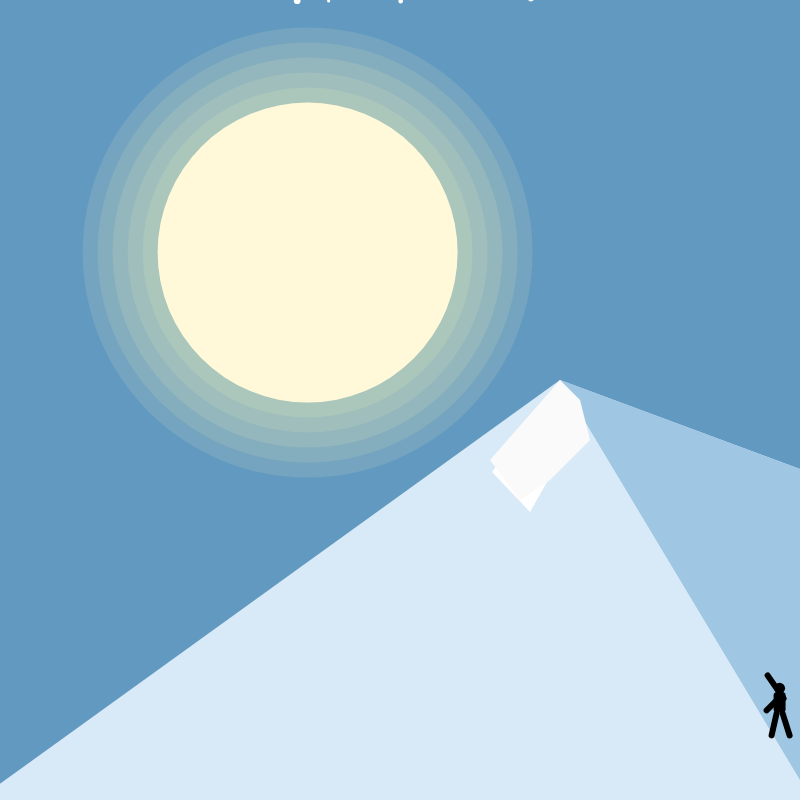
Frame 1 (no input)
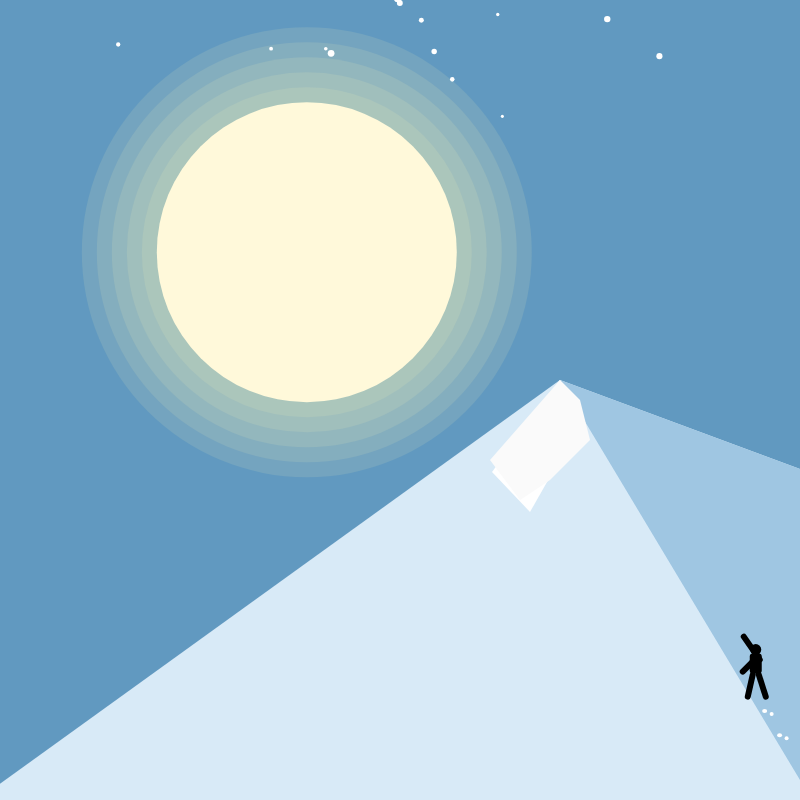
Frame 60 (no input)
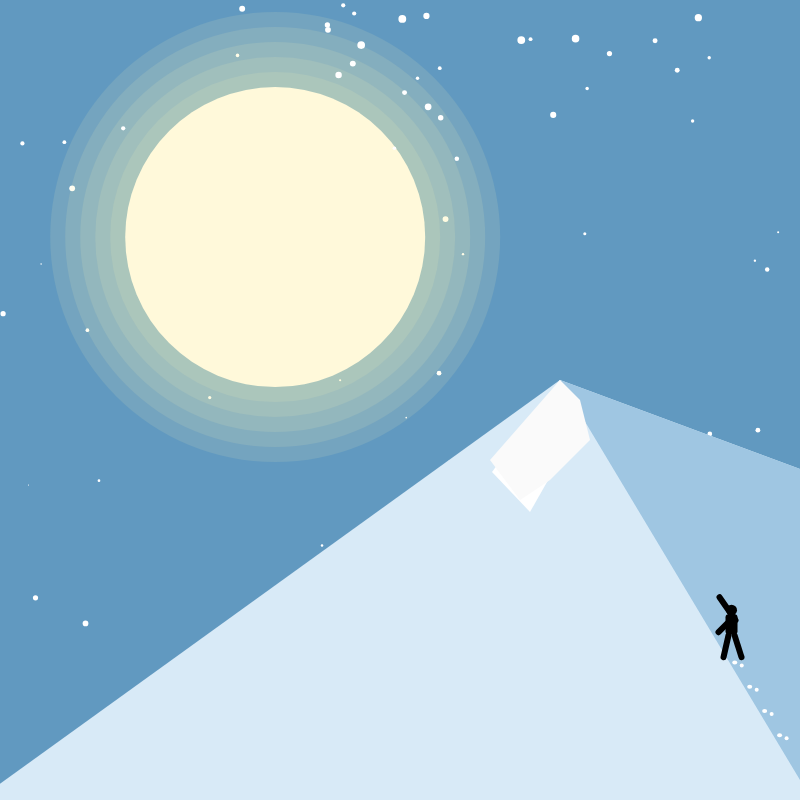
Frame 120 (the mouse pressed at the canvas centre since frame 60)

The p5.js sketch that drew these frames (run headless with seeded random() and noise() and a simulated clock; from frame 60 on, the mouse is pressed at the canvas centre):

// p5.js sketch
// ── sketch.js
// Adjective: AMBITIOUS :)
// Creative direction: Reaching for the moon

// ----------------------- MY VARIABLES -----------------------
// COLORS
let sky = "#6199C0";
let moon = "#FFF9DA";
let mtn = "#D2E4F2";
let darkersky = "#2B4A6B";

// STARS
let x, y, diameter; // x & y = where star gets drawn

// SNOW
let snowflakes = []; //array (list that stores a lot of snowflake objects)

// MOON POSITION + SIZE
let moonDefaultY = 250;
let moonDefaultX = 300;
let moonR = 150; //radius
let moonCX, moonCY; //moon's actual position adjusted by mouse
let ropeAnchorX, ropeAnchorY; // point on moon where rope goes
let moonGlow = 1; // ctrl glow brightness - goes to 4 when mouse is closer

// MOUNTAIN PEAK X/Y COORDINATES
let peakX = 560;
let peakY = 380;

// FOOTSTEPS
let footsteps = []; // empty array: fills up with Footstep objects as the person moves up
let lastFootX = -999; // x of most recent footstep
let lastFootY = -999; // y

// MOON MOVING STATE tracking how far moon drifted
let escapeX = 0; // horizontal
let escapeY = 0; // vertical

// CLIMBER CURRENT POSITION START IN BOTTOM RIGHT CORNER
let climberX = 800;
let climberY = 800;

// TIME FOR CLIMB + ROPE
let startTime;
let ropeExtension = 0; // will track how much of the rope is avail: 0 = no, 1 = yes

// CLIMBING PATH is an array that will define the figure's movement in timed segments
// Each row is one segment: [ startMs, endMs, fromX, fromY, toX, toY ]
// elapsed time (millis() - startTime) tells us which segment we're in
// The figure lerp() slides from (fromX,fromY) to (toX,toY) over that time range
// When fromX/fromY == toX/toY, the position doesn't change — that's the explicit pause

let climbingPath = [
  [0, 3300, 780, 720, 700, 590], // 0–3.3s: climber moves from (780,720) to (700,590)
  [3300, 5300, 700, 590, 700, 590], // 3.3–5.3s: pause
  [5300, 8300, 700, 590, 635, 472], // 5.3–8.3s: second climb
  [8300, 10300, 635, 472, 635, 472], // 8.3–10.3s: hold still again
  [10300, 13300, 635, 472, 560, 390], // 10.3–13.3s: last climb to top
];

const CLIMB_END = 13300; // after 13.3s the climber locks onto the peak and stops moving
const ROPE_START = 15000; // rope doesn't appear until 15s
const ROPE_MOVING = 10000; // will take rope 10 seconds to reach moon


// ----------------------- FOOTSTEP CLASS -----------------------
// a class will help me create multiple similar objects
// whenever a "new Footstep()" is called, it makes one footstep mark with its own x/y

class Footstep {
  constructor(fx, fy) {
    // constructor runs automatically when a new Footstep is created new Footstep(fx, fy)
    this.x = fx; // store x pos passed in this is where the footstep appears horizontally
    this.y = fy; // store y pos passed in vertically
  }

  show() {
    // show() draws this specific footstep onto the canvas each frame
    noStroke();
    fill("#FFFFFF");
    ellipse(this.x, this.y, 5, 4); //left foot, 5px wide, 4 px tall
    ellipse(this.x + 7, this.y + 3, 4); // right foot: shifted 7px to the right and 3px lower so the two feet look staggered
  }
}

// ---------------SNOWFLAKE CLASS-----------------------
// Defines the properties of each snow particle
// Each snowflake has a position, size, color, + motion
// When new Snowflake() is called, constructor initializes these

class Snowflake {
  constructor() {
    //Runs automatically whenever a new Snowflake is created
    this.posX = 0; //Starting horizontal position of snowflake
    this.posY = random(-height, 0); //random(-height, 0) puts the snowflake somewhere above the canvas to start
    this.initialAngle = random(TWO_PI); // random starting angle for drifting motion
    this.size = random(3, 8); //size of snowflakes vary between 3 - 8
    this.radius = random(400); //sets how far the snowflake can drift sideways
  }

  update(time) {
    // Defining angular speed (degrees / second)
    let angularSpeed = 1;
    // Calculating the current angle
    let angle = this.initialAngle + angularSpeed * time;
    //X position follows sin wave
    this.posX = width / 2 + this.radius * sin(angle);
    this.posY += 6 / this.size; // smaller flakes fall slower
    // When snowflake reaches the bottom, move to top
    if (this.posY > height) {
      this.posY = -50;
    }
  }
  show() {
    noStroke();
    fill("#FFFFFF");
    ellipse(this.posX, this.posY, this.size);
  }
}

// ---------------ROPE ANCHOR-----------------------
// finds point on moon where rope connects
// called every frame bc the moon moves, and this point needs to update
function updateRope() {
  ropeAnchorX = moonCX + moonR * 0.8; //anchoring point to moon edge
  ropeAnchorY = moonCY + moonR * 0.6; //vertical position
}

// ---------------ARRAYS-----------------------
// Creates all 120 snowflake objects and stores them in the snowflakes array
function buildArrays() {
  snowflakes = []; //reset snowflake list
  for (let i = 0; i < 120; i++) snowflakes.push(new Snowflake()); // loop runs 120x
}

//-------------------SETUP-------------------
function setup() {
  createCanvas(800, 800);
  moonCX = moonDefaultX; // set moon's actual x to its default x
  moonCY = moonDefaultY;
  startTime = millis(); // here we'll record the millisecond this starts
  updateRope();
  buildArrays();
}

// MOVING MOON AWAY FROM MOUSE
// MOVING MOON AWAY FROM MOUSE
function updateMoon() {
  //D is the distance between mouse & moon center
  let d = dist(mouseX, mouseY, moonCX, moonCY);
  //When the mouse is close, strength is high; When far, strength weakens to 0
  let fStrength = map(d, 0, moonR * 3, 1, 0, true);
  //Direction from mouse toward the moon
  let fx = moonCX - mouseX;
  let fy = moonCY - mouseY;
  let fmag = sqrt(fx * fx + fy * fy) || 1; // avoid dividing by 0!
  //How much the moon should move away from the mouse
  escapeX = (fx / fmag) * fStrength * moonR * 0.5;
  escapeY = (fy / fmag) * fStrength * moonR * 0.2;
  //Setting moon's current position based on its default position + how far it has moved while moving away from mouse
  moonCX = moonDefaultX + escapeX;
  moonCY = moonDefaultY + escapeY;
  updateRope();
}

// ------------------- UPDATE CLIMBER -------------------
// runs every frame & figures out where climber shd be
function updateClimber() {
  let elapsed = millis() - startTime; //ms since sketch started

  for (let s of climbingPath) {
    let startMs = s[0],
      endMs = s[1];
    let fromX = s[2],
      fromY = s[3];
    let toX = s[4],
      toY = s[5];

    if (elapsed >= startMs && elapsed <= endMs) {
      let t = (elapsed - startMs) / (endMs - startMs);
      climberX = lerp(fromX, toX, t); // lerp from fromX to toX
      climberY = lerp(fromY, toY, t);
      return;
    }
  }

  // if we passed all time, put climber at top of mountain
  climberX = peakX;
  climberY = peakY;
}

// ------------------- DRAW -------------------
function draw() {
  print(mouseX, mouseY);
  updateMoon();
  updateClimber();
  background(sky);

  // STARS
  if (frameCount % 8 === 0) {
    noStroke();
    fill("#FFFFFF");
    let i = 0;
    while (i < 40) { //loop runs 40x to make 40 stars
      x = random(800); //pick random position
      y = random(800 * 0.8); // only in the sky area
      size1 = random(1, 6); //random star size between 1 & 6 px
      ellipse(x, y, size1, size1);
      i++; //increase i so eventually it stops
    }
  }

  drawMoon(moonCX, moonCY, moonR); // draw the moon at its current position; x, y, and radius
  drawMountain(peakX, peakY); // draw mountain with peak coordinates

  // FOOTSTEPS LOOP
  for (let i = 0; i < footsteps.length; i++) {
    footsteps[i].show();
  }

  // ADD NEW FOOTSTEP if the climber has moved enough since the last one
  let moved = dist(climberX, climberY, lastFootX, lastFootY);
  let elapsed = millis() - startTime;
  if (moved > 28 && elapsed < CLIMB_END) {
    footsteps.push(new Footstep(climberX, climberY + 16));
    lastFootX = climberX;
    lastFootY = climberY;
  }

  // FIGURE
  push(); // push saves the current state
  fill("#000000");
  translate(climberX, climberY);
  noStroke();
  rectMode(CENTER);
  rect(0, -17, 12, 20, 3);
  ellipse(0, -31, 11);
  stroke("#000000");
  strokeWeight(6);
  strokeCap(ROUND);
  noFill();
  line(4, -21, -12, -44);
  line(-4, -18, -13, -9);
  line(-3, -6, -8, 16);
  line(3, -6, 10, 16);
  rectMode(CORNER);
  pop();

  // ROPE
  if (elapsed >= ROPE_START) {
    ropeExtension = min((elapsed - ROPE_START) / ROPE_MOVING, 1.0);
    drawRope(); // draw how much of the rope is currently visible
  }

  // SNOWFLAKES — update and draw every flake each frame
  let currentTime = frameCount / 60; // convert frame count to seconds (60fps) so snow speed is time-based, not frame-rate-based
  for (let f of snowflakes) {
    // loop through every Snowflake object in the array
    f.update(currentTime); // move this snowflake based on how many seconds have passed
    f.show(); // draw this snowflake at its new position
  }
}

// DRAW MOON (x position, y position, and radius as parameters)
function drawMoon(x, y, r) {
  //GLOW (Transparent circles around moon)
  noStroke();
  for (let i = 5; i > 0; i--) {
    //Loop runs 5 times, each circle gets a bit bigger to create a halo effect
    fill(255, 240, 180, 30); //30 opacity
    ellipse(x, y, r * 2 + i * 30); //i * 30 increases the size of each glow ring
  }
  fill(moon);
  ellipse(x, y, r * 2);
}

// ------------------- DRAW ROPE -------------------
// Using a quadratic bezier curve for an arc so it looks more like a rope; instead of drawing the whole curve at once, I split it into a bunch of tiny segments (like 30); then I draw little lines between each point so it looks smooth
// ropeExtension (0 to 1) controls how much of the rope is visible and grows frame by frame

function drawRope() {
  let handX = peakX - 10; // x of the climber's raised hand
  let handY = peakY - 40; // y of the raised hand
  let midX = (handX + ropeAnchorX) / 2; // midpoint x between hand & moon anchor, ctrl point
  let midY = (handY + ropeAnchorY) / 2 - 30;
  stroke("#000000");
  strokeWeight(1.5);
  noFill();

  let segments = 30; // divide the rope into 30 segments
  let maxSeg = floor(segments * ropeExtension); // how many of those segments to draw right now, start at 0 and grow to 30
  let prevX = handX; // start drawing from the hand's position
  let prevY = handY;

  //Understanding bezier segment
  for (let i = 1; i <= maxSeg; i++) {
    let t = i / segments;
    let bx = (1-t) * (1-t) * handX + 2 * (1-t) * t * midX + t * t * ropeAnchorX;
    let by = (1 - t) * (1 - t) * handY + 2 * (1 - t) * t * midY + t * t * ropeAnchorY;
    line(prevX, prevY, bx, by);
    prevX = bx;
    prevY = by;
  }
}

// ------------------- DRAW MOUNTAIN -------------------
function drawMountain(px, py) {
  noStroke();

  //MAIN
  fill("#D8EAF7");
  beginShape();
  vertex(px, py);
  vertex(-64, 830);
  vertex(830, 830);
  vertex(830, 480);
  endShape(CLOSE);

  //LEFT SIDE OF MOUNTAIN
  fill("##AFD3ED");
  beginShape();
  vertex(px, py);
  vertex(px - 68, py + 92);
  vertex(px - 30, py + 132);
  vertex(px + 20, py + 44);
  endShape(CLOSE);

  //RIGHT SIDE OF MOUNTAIN
  fill("#9FC6E2");
  beginShape();
  vertex(px, py);
  vertex(830, 480);
  vertex(830, 830);
  endShape(CLOSE);

  //SNOWY PART
  fill("#FAFAFA");
  beginShape();
  vertex(px, py);
  vertex(px - 70, py + 80);
  vertex(px - 40, py + 120);
  vertex(px - 10, py + 100);
  vertex(px + 10, py + 80);
  vertex(px + 30, py + 60);
  vertex(px + 20, py + 20);
  endShape(CLOSE);
}

// ----------------------- KEY PRESS FUNCTION -----------------------
function keyPressed() {
  //when a key is pressed on the keyboard, change color from light to dark blue
  if (sky === "#6199C0") {
    sky = darkersky;
  } else {
    sky = "#6199C0";
  }
}

// Sources are outlined here: https://docs.google.com/document/d/1nUZCx3v6fGrbN5RsnH-4YqyAcHRENuNGHufebWgbuYc/edit?usp=sharing
